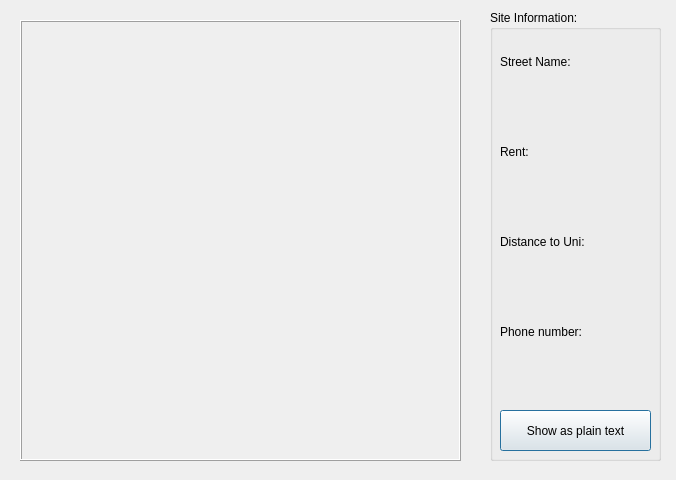
<?xml version="1.0" encoding="UTF-8"?>
<ui version="4.0">
 <class>HomeMap</class>
 <widget class="QDialog" name="HomeMap">
  <property name="geometry">
   <rect>
    <x>0</x>
    <y>0</y>
    <width>676</width>
    <height>480</height>
   </rect>
  </property>
  <property name="windowTitle">
   <string>Dialog</string>
  </property>
  <widget class="PlaceresLabel" name="label_placeresMap">
   <property name="geometry">
    <rect>
     <x>20</x>
     <y>20</y>
     <width>441</width>
     <height>441</height>
    </rect>
   </property>
   <property name="frameShape">
    <enum>QFrame::Box</enum>
   </property>
   <property name="frameShadow">
    <enum>QFrame::Raised</enum>
   </property>
   <property name="text">
    <string/>
   </property>
  </widget>
  <widget class="QGroupBox" name="groupBox">
   <property name="geometry">
    <rect>
     <x>490</x>
     <y>10</y>
     <width>171</width>
     <height>451</height>
    </rect>
   </property>
   <property name="title">
    <string>Site Information:</string>
   </property>
   <widget class="QWidget" name="layoutWidget_2">
    <property name="geometry">
     <rect>
      <x>10</x>
      <y>210</y>
      <width>151</width>
      <height>91</height>
     </rect>
    </property>
    <layout class="QVBoxLayout" name="verticalLayout_4">
     <item>
      <widget class="QLabel" name="label_distanceto">
       <property name="text">
        <string>Distance to Uni:</string>
       </property>
      </widget>
     </item>
     <item>
      <widget class="QLabel" name="label_distanceto_exit">
       <property name="text">
        <string/>
       </property>
      </widget>
     </item>
    </layout>
   </widget>
   <widget class="QWidget" name="layoutWidget">
    <property name="geometry">
     <rect>
      <x>10</x>
      <y>30</y>
      <width>151</width>
      <height>91</height>
     </rect>
    </property>
    <layout class="QVBoxLayout" name="verticalLayout">
     <item>
      <widget class="QLabel" name="label_streetname">
       <property name="text">
        <string>Street Name: </string>
       </property>
      </widget>
     </item>
     <item>
      <widget class="QLabel" name="label_streetname_exit">
       <property name="text">
        <string/>
       </property>
      </widget>
     </item>
    </layout>
   </widget>
   <widget class="QWidget" name="layoutWidget">
    <property name="geometry">
     <rect>
      <x>10</x>
      <y>120</y>
      <width>151</width>
      <height>91</height>
     </rect>
    </property>
    <layout class="QVBoxLayout" name="verticalLayout_3">
     <item>
      <widget class="QLabel" name="label_rent">
       <property name="text">
        <string>Rent:</string>
       </property>
      </widget>
     </item>
     <item>
      <widget class="QLabel" name="label_rent_exit">
       <property name="text">
        <string/>
       </property>
      </widget>
     </item>
    </layout>
   </widget>
   <widget class="QPushButton" name="pushButton_plainText">
    <property name="geometry">
     <rect>
      <x>10</x>
      <y>400</y>
      <width>151</width>
      <height>41</height>
     </rect>
    </property>
    <property name="text">
     <string>Show as plain text</string>
    </property>
   </widget>
   <widget class="QWidget" name="layoutWidget">
    <property name="geometry">
     <rect>
      <x>10</x>
      <y>300</y>
      <width>151</width>
      <height>91</height>
     </rect>
    </property>
    <layout class="QVBoxLayout" name="verticalLayout_5">
     <item>
      <widget class="QLabel" name="label_phone">
       <property name="text">
        <string>Phone number:</string>
       </property>
      </widget>
     </item>
     <item>
      <widget class="QLabel" name="label_phone_exit">
       <property name="text">
        <string/>
       </property>
      </widget>
     </item>
    </layout>
   </widget>
  </widget>
  <widget class="QLabel" name="label_residencia1">
   <property name="geometry">
    <rect>
     <x>160</x>
     <y>140</y>
     <width>16</width>
     <height>16</height>
    </rect>
   </property>
   <property name="text">
    <string/>
   </property>
  </widget>
  <widget class="QLabel" name="label_residencia10">
   <property name="geometry">
    <rect>
     <x>220</x>
     <y>210</y>
     <width>16</width>
     <height>16</height>
    </rect>
   </property>
   <property name="text">
    <string/>
   </property>
  </widget>
  <widget class="QLabel" name="label_residencia9">
   <property name="geometry">
    <rect>
     <x>170</x>
     <y>250</y>
     <width>16</width>
     <height>16</height>
    </rect>
   </property>
   <property name="text">
    <string/>
   </property>
  </widget>
  <widget class="QLabel" name="label_residencia8">
   <property name="geometry">
    <rect>
     <x>250</x>
     <y>310</y>
     <width>16</width>
     <height>16</height>
    </rect>
   </property>
   <property name="text">
    <string/>
   </property>
  </widget>
  <widget class="QLabel" name="label_residencia6">
   <property name="geometry">
    <rect>
     <x>350</x>
     <y>260</y>
     <width>16</width>
     <height>16</height>
    </rect>
   </property>
   <property name="text">
    <string/>
   </property>
  </widget>
  <widget class="QLabel" name="label_residencia7">
   <property name="geometry">
    <rect>
     <x>290</x>
     <y>360</y>
     <width>16</width>
     <height>16</height>
    </rect>
   </property>
   <property name="text">
    <string/>
   </property>
  </widget>
  <widget class="QLabel" name="label_residencia4">
   <property name="geometry">
    <rect>
     <x>130</x>
     <y>320</y>
     <width>16</width>
     <height>16</height>
    </rect>
   </property>
   <property name="text">
    <string/>
   </property>
  </widget>
  <widget class="QLabel" name="label_residencia3">
   <property name="geometry">
    <rect>
     <x>310</x>
     <y>110</y>
     <width>16</width>
     <height>16</height>
    </rect>
   </property>
   <property name="text">
    <string/>
   </property>
  </widget>
  <widget class="QLabel" name="label_residencia2">
   <property name="geometry">
    <rect>
     <x>280</x>
     <y>190</y>
     <width>16</width>
     <height>16</height>
    </rect>
   </property>
   <property name="text">
    <string/>
   </property>
  </widget>
  <widget class="QLabel" name="label_residencia15">
   <property name="geometry">
    <rect>
     <x>300</x>
     <y>340</y>
     <width>16</width>
     <height>16</height>
    </rect>
   </property>
   <property name="text">
    <string/>
   </property>
  </widget>
  <widget class="QLabel" name="label_residencia14">
   <property name="geometry">
    <rect>
     <x>210</x>
     <y>390</y>
     <width>16</width>
     <height>16</height>
    </rect>
   </property>
   <property name="text">
    <string/>
   </property>
  </widget>
  <widget class="QLabel" name="label_residencia13">
   <property name="geometry">
    <rect>
     <x>110</x>
     <y>270</y>
     <width>16</width>
     <height>16</height>
    </rect>
   </property>
   <property name="text">
    <string/>
   </property>
  </widget>
  <widget class="QLabel" name="label_residencia12">
   <property name="geometry">
    <rect>
     <x>290</x>
     <y>270</y>
     <width>16</width>
     <height>16</height>
    </rect>
   </property>
   <property name="text">
    <string/>
   </property>
  </widget>
  <widget class="QLabel" name="label_residencia11">
   <property name="geometry">
    <rect>
     <x>310</x>
     <y>390</y>
     <width>16</width>
     <height>16</height>
    </rect>
   </property>
   <property name="text">
    <string/>
   </property>
  </widget>
 </widget>
 <customwidgets>
  <customwidget>
   <class>PlaceresLabel</class>
   <extends>QLabel</extends>
   <header location="global">placereslabel.h</header>
  </customwidget>
 </customwidgets>
 <resources/>
 <connections/>
</ui>
